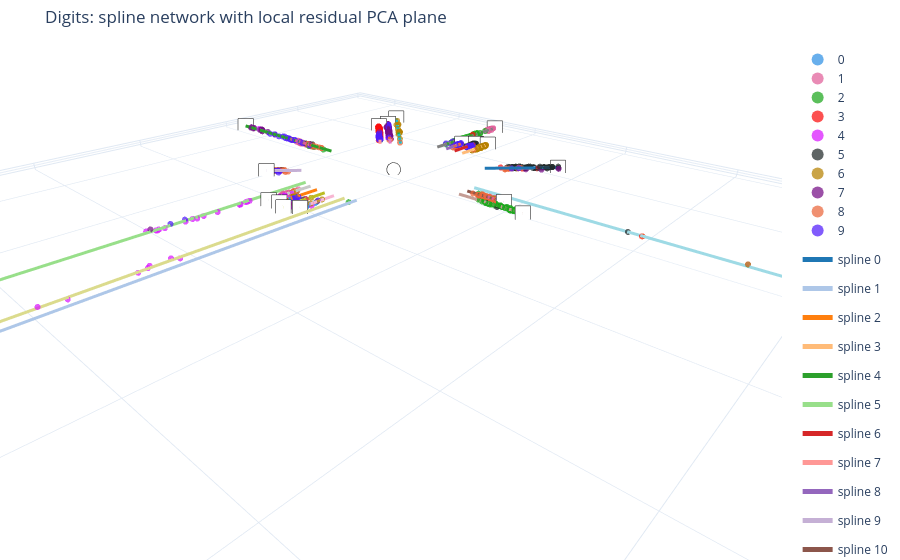

The cell this chart's notebook holds for it:
### Markdown cell above
## Rotate the 3D metro map

Point color is the digit target. Hover a point for its spline assignment, longitudinal coordinate, residual norm, and 3D map coordinates. The spline lines are drawn at `z=0`.

### Code cell
figure = plot_spline_3d(
    model,
    result,
    labels=y,
    title='Digits: spline network with local residual PCA plane',
    z_scale=1.0,
    point_size=3.5,
)
figure.show()
